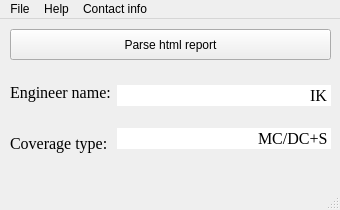
<?xml version="1.0" encoding="UTF-8"?>
<ui version="4.0">
 <class>MainWindow</class>
 <widget class="QMainWindow" name="MainWindow">
  <property name="windowModality">
   <enum>Qt::ApplicationModal</enum>
  </property>
  <property name="enabled">
   <bool>true</bool>
  </property>
  <property name="geometry">
   <rect>
    <x>0</x>
    <y>0</y>
    <width>340</width>
    <height>210</height>
   </rect>
  </property>
  <property name="sizePolicy">
   <sizepolicy hsizetype="Fixed" vsizetype="Fixed">
    <horstretch>0</horstretch>
    <verstretch>0</verstretch>
   </sizepolicy>
  </property>
  <property name="minimumSize">
   <size>
    <width>340</width>
    <height>210</height>
   </size>
  </property>
  <property name="maximumSize">
   <size>
    <width>340</width>
    <height>210</height>
   </size>
  </property>
  <property name="palette">
   <palette>
    <active/>
    <inactive/>
    <disabled/>
   </palette>
  </property>
  <property name="windowTitle">
   <string>Report reader</string>
  </property>
  <property name="windowIcon">
   <iconset resource="image.qrc">
    <normaloff>:/icon/icon.png</normaloff>:/icon/icon.png</iconset>
  </property>
  <property name="styleSheet">
   <string notr="true">font: 12pt &quot;Times New Roman&quot;;

MainWindow{
	background-color: rgb(black);
}



</string>
  </property>
  <widget class="QWidget" name="centralwidget">
   <property name="styleSheet">
    <string notr="true">QMainWindow{background-color: black; }</string>
   </property>
   <widget class="QPushButton" name="butParseHtmlReport">
    <property name="geometry">
     <rect>
      <x>10</x>
      <y>10</y>
      <width>321</width>
      <height>31</height>
     </rect>
    </property>
    <property name="text">
     <string>Parse html report</string>
    </property>
   </widget>
   <widget class="QWidget" name="layoutWidget">
    <property name="geometry">
     <rect>
      <x>10</x>
      <y>50</y>
      <width>321</width>
      <height>97</height>
     </rect>
    </property>
    <layout class="QHBoxLayout" name="horizontalLayout">
     <item>
      <layout class="QVBoxLayout" name="verticalLayout_2">
       <item>
        <widget class="QLabel" name="labelEngineerName">
         <property name="font">
          <font>
           <family>Times New Roman</family>
           <pointsize>12</pointsize>
           <italic>false</italic>
           <bold>false</bold>
          </font>
         </property>
         <property name="text">
          <string>Engineer name:</string>
         </property>
        </widget>
       </item>
       <item>
        <widget class="QLabel" name="labelCoverageType">
         <property name="font">
          <font>
           <family>Times New Roman</family>
           <pointsize>12</pointsize>
           <italic>false</italic>
           <bold>false</bold>
          </font>
         </property>
         <property name="text">
          <string>Coverage type:</string>
         </property>
        </widget>
       </item>
      </layout>
     </item>
     <item>
      <layout class="QVBoxLayout" name="verticalLayout">
       <item>
        <widget class="QLineEdit" name="editEngineerName">
         <property name="font">
          <font>
           <family>Times New Roman</family>
           <pointsize>12</pointsize>
           <italic>false</italic>
           <bold>false</bold>
          </font>
         </property>
         <property name="layoutDirection">
          <enum>Qt::LeftToRight</enum>
         </property>
         <property name="autoFillBackground">
          <bool>false</bool>
         </property>
         <property name="text">
          <string>IK</string>
         </property>
         <property name="frame">
          <bool>false</bool>
         </property>
         <property name="alignment">
          <set>Qt::AlignRight|Qt::AlignTrailing|Qt::AlignVCenter</set>
         </property>
        </widget>
       </item>
       <item>
        <widget class="QLineEdit" name="editCoverageType">
         <property name="font">
          <font>
           <family>Times New Roman</family>
           <pointsize>12</pointsize>
           <italic>false</italic>
           <bold>false</bold>
          </font>
         </property>
         <property name="layoutDirection">
          <enum>Qt::LeftToRight</enum>
         </property>
         <property name="autoFillBackground">
          <bool>false</bool>
         </property>
         <property name="text">
          <string>MC/DC+S</string>
         </property>
         <property name="frame">
          <bool>false</bool>
         </property>
         <property name="alignment">
          <set>Qt::AlignRight|Qt::AlignTrailing|Qt::AlignVCenter</set>
         </property>
        </widget>
       </item>
      </layout>
     </item>
    </layout>
   </widget>
  </widget>
  <widget class="QMenuBar" name="menubar">
   <property name="geometry">
    <rect>
     <x>0</x>
     <y>0</y>
     <width>340</width>
     <height>24</height>
    </rect>
   </property>
   <widget class="QMenu" name="menufile">
    <property name="title">
     <string>File</string>
    </property>
    <addaction name="actionParseHtmlReport"/>
    <addaction name="actionExit"/>
   </widget>
   <widget class="QMenu" name="menuHelp">
    <property name="title">
     <string>Help</string>
    </property>
    <addaction name="actionContextHelp"/>
   </widget>
   <widget class="QMenu" name="menuContact_info">
    <property name="title">
     <string>Contact info</string>
    </property>
    <addaction name="actionDeveloper"/>
   </widget>
   <addaction name="menufile"/>
   <addaction name="menuHelp"/>
   <addaction name="menuContact_info"/>
  </widget>
  <widget class="QStatusBar" name="statusbar"/>
  <action name="actionParseHtmlReport">
   <property name="text">
    <string>Parse html report</string>
   </property>
   <property name="shortcut">
    <string>F5</string>
   </property>
  </action>
  <action name="actionExit">
   <property name="text">
    <string>Exit</string>
   </property>
   <property name="shortcut">
    <string>Esc</string>
   </property>
  </action>
  <action name="actionContextHelp">
   <property name="text">
    <string>Context help</string>
   </property>
   <property name="shortcut">
    <string>F1</string>
   </property>
  </action>
  <action name="actionDeveloper">
   <property name="text">
    <string>Developer</string>
   </property>
   <property name="shortcut">
    <string>F2</string>
   </property>
  </action>
 </widget>
 <resources>
  <include location="image.qrc"/>
 </resources>
 <connections/>
</ui>
